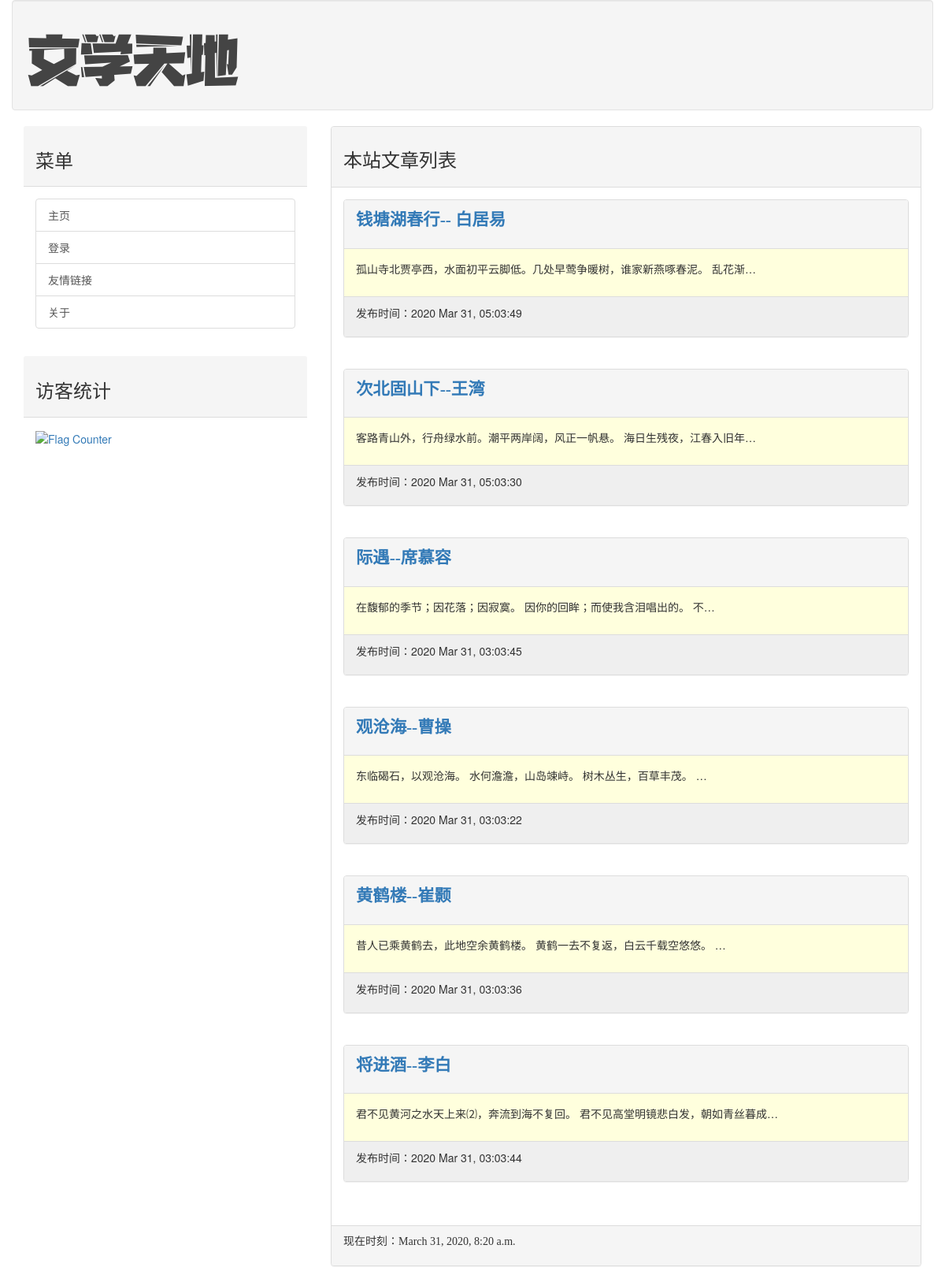
The page / on the database its author committed.
### mainsite/models.py (models this page shows, shortened)
class Post(models.Model):
    title = models.CharField(max_length = 200)
    slug = models.CharField(max_length = 200)
    body = models.TextField()
    pub_date = models.DateTimeField(default=timezone.now)
    class Meta:
        ordering = ('-pub_date',)

### mainsite/views.py (the view)
# urls.py: path('', homepage),
def homepage(request):
    posts = Post.objects.all()
    now = datetime.now()
    return render(request, 'index.html', locals())

### templates/index.html (shortened to what this page needs)
{% extends 'base.html' %}
{% block headmessage %}
	<h3 style="font-family:楷体;">本站文章列表</h3>
{% endblock %}
{% block content %}
	{% for post in posts %}
		<div class="panel panel-default">
			<div class="panel-heading">
				<p style="font-family: 微软雅黑;font-size: 16pt;font-weight: bold;">
					<a href="/post/{{post.slug}}">{{ post.title }}</a>
				</p>
			</div>
			<div class="panel-body" style="background: #ffffdd">
				<p>
					{{ post.body | truncatechars:40 }}
				</p>
			</div>
			<div class="panel-footer" style="background-color: #efefef">
				<p>
					发布时间：{{ post.pub_date | date:"Y M d, h:m:s"}}
				</p>
			</div>
		</div>
		<br>
	{% endfor %}
{% endblock %}

### templates/base.html (shortened to what this page needs)
<!DOCTYPE html>
<html>
<head>
	<link rel="stylesheet" href="https://cdn.staticfile.org/twitter-bootstrap/3.3.7/css/bootstrap.min.css">
</head>
<body>
	<div class="container-fluid">
		{% include 'header.html' %}
		<div class="col-sm-4 col-md-4">
			<div class="panel-default">
				<div class="panel-heading">
					<h3>
						菜单
					</h3>
				</div>
				<div class="panel-body">
					<div class="list-group">
						<a href="/" class="list-group-item">主页</a>
						<a href="/admin" class="list-group-item">登录</a>
						<a href="#" class="list-group-item">友情链接</a>
						<a href="#" class="list-group-item">关于</a>
					</div>
				</div>
			</div>
			<div class="panel-default">
				<div class="panel-heading">
					<h3>
						访客统计
					</h3>
				</div>
				<div class="panel-body">
					<a href="http://s11.flagcounter.com/more/SgB"><img src="https://s11.flagcounter.com/count2/SgB/bg_FFFFFF/txt_000000/border_CCCCCC/columns_2/maxflags_10/viewers_0/labels_1/pageviews_1/flags_0/percent_0/" alt="Flag Counter" border="0"></a>
				</div>
			</div>
		</div>
		<div class="col-sm-8 col-md-8">
			<div class="panel panel-default">
				<div class="panel-heading">
					{% block headmessage %} {% endblock %}
				</div>
				<div class="panel-body">
					{% block content %} {% endblock %}
				</div>
				<div class="panel-footer">
					{% include 'footer.html' %}
				</div>
			</div>
		</div>
	</div>
</body>
</html>

### templates/header.html
{% load static %}
<div class='well'>
	<img src="{% static 'images/logo.png' %}">
</div>

### templates/footer.html
{% block footer %}
    {% if now %}
    <p style="font-family: 微软雅黑">现在时刻：{{ now }}</p>
    {% else %}
    <p style="font-family: 微软雅黑">本文截取自网络，如有侵权请联系作者下架</p>
    {% endif %}
{% endblock %}

### rows shown on the page
Post: title "钱塘湖春行-- 白居易", body "孤山寺北贾亭西，水面初平云脚低。几处早莺争暖树，谁家新燕啄春泥。 乱花渐…", pub_date "2020 Mar 31, 05:03:49"
Post: title "次北固山下--王湾", body "客路青山外，行舟绿水前。潮平两岸阔，风正一帆悬。 海日生残夜，江春入旧年…", pub_date "2020 Mar 31, 05:03:30"
Post: title "际遇--席慕容", body "在馥郁的季节；因花落；因寂寞。 因你的回眸；而使我含泪唱出的。 不…", pub_date "2020 Mar 31, 03:03:45"
Post: title "观沧海--曹操", body "东临碣石，以观沧海。 水何澹澹，山岛竦峙。 树木丛生，百草丰茂。 …", pub_date "2020 Mar 31, 03:03:22"
Post: title "黄鹤楼--崔颢", body "昔人已乘黄鹤去，此地空余黄鹤楼。 黄鹤一去不复返，白云千载空悠悠。 …", pub_date "2020 Mar 31, 03:03:36"
Post: title "将进酒--李白", body "君不见黄河之水天上来⑵，奔流到海不复回。 君不见高堂明镜悲白发，朝如青丝暮成…", pub_date "2020 Mar 31, 03:03:44"
